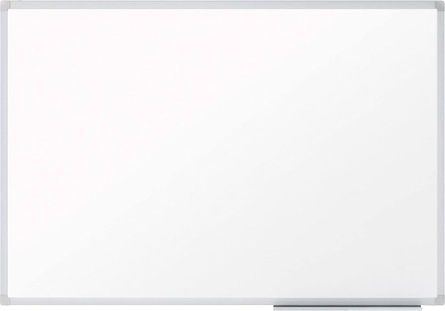
#> input picture Whiteboard.jpg, 445 x 311 px
$ python 'Bawsics 4.py'
#> lines starting #> are read from the running program, lines starting #| are printed output that depends on the picture; after the words box and inside, x2 and y2 are one past the last pixel; in counts of white or black regions, pixels touching at a corner belong together
import cv2

x = cv2.imread("Whiteboard.jpg")
#> x is the input picture: shape (311, 445, 3); mean B, G, R 244.2, 243.5, 244.5

#Drawing a line
sp = (0,0)
ep = (500,500)

col = (0, 0, 0)

thc = 5

Acte = cv2.line(x, sp, ep, col, thc)
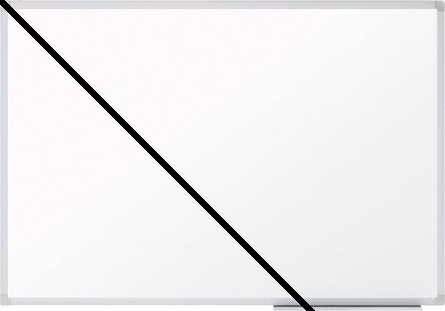
#> Acte: shape (311, 445, 3); mean B, G, R 239.3, 238.6, 239.5
cv2.imshow("NewLine", Acte)
cv2.waitKey(0)
cv2.destroyAllWindows()


#Drawing a Rectangle on the Image

x = cv2.imread("Whiteboard.jpg")

sp = (250,250)
ep = (500,300)

col = (0, 0, 0)

thc = 5
y = cv2.rectangle(x, sp, ep, col, thc)
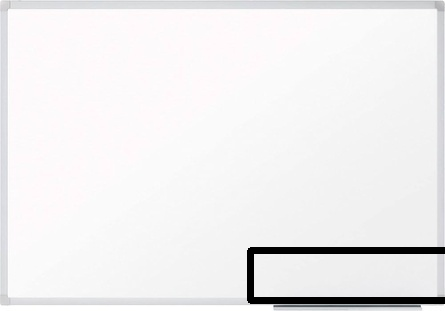
#> y: shape (311, 445, 3); mean B, G, R 239.2, 238.6, 239.5

cv2.imshow("Rectangle", y)

cv2.waitKey(0)
cv2.destroyAllWindows()

sp = (250,250)
ep = (500,300)

col = (0, 0, 0)

thc = -1 #Colour fill
y = cv2.rectangle(x, sp, ep, col, thc)
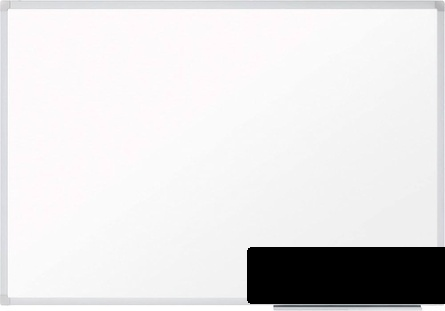
#> y: shape (311, 445, 3); 5.93% of pixels changed, all inside (x1, y1, x2, y2) = (254, 254, 445, 297)

cv2.imshow("Rectangle", y)

cv2.waitKey(0)
cv2.destroyAllWindows()

#Drawing a circle on the image
x = cv2.imread("Whiteboard.jpg")

sp = (250,250)
col = (0,0,0)
thc=10
radius = 100

y = cv2.circle(x, sp, radius, col, thc)
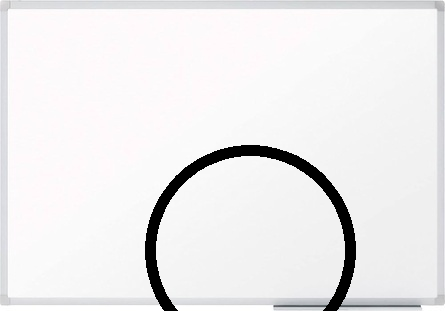
#> y: shape (311, 445, 3); mean B, G, R 235.7, 235, 235.9

cv2.imshow("Circle", y)

cv2.waitKey(0)
cv2.destroyAllWindows()

#Draw text on screen
sp = (250, 250)
col = (0, 0, 0)
thc = 32
font1 = cv2.FONT_HERSHEY_TRIPLEX
fontScale = 2

x = cv2.imread("Whiteboard.jpg")

y = cv2.putText(x, "Helloooo", sp, font1, fontScale, col, thc)
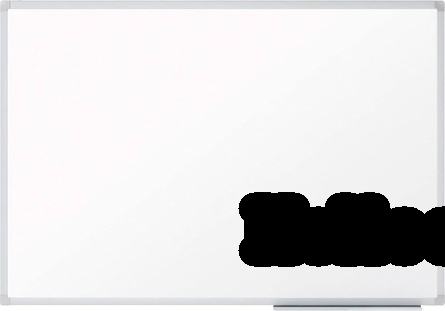
#> y: shape (311, 445, 3); mean B, G, R 220.4, 219.8, 220.7

cv2.imshow("Text", y)

cv2.waitKey(0)
cv2.destroyAllWindows()
